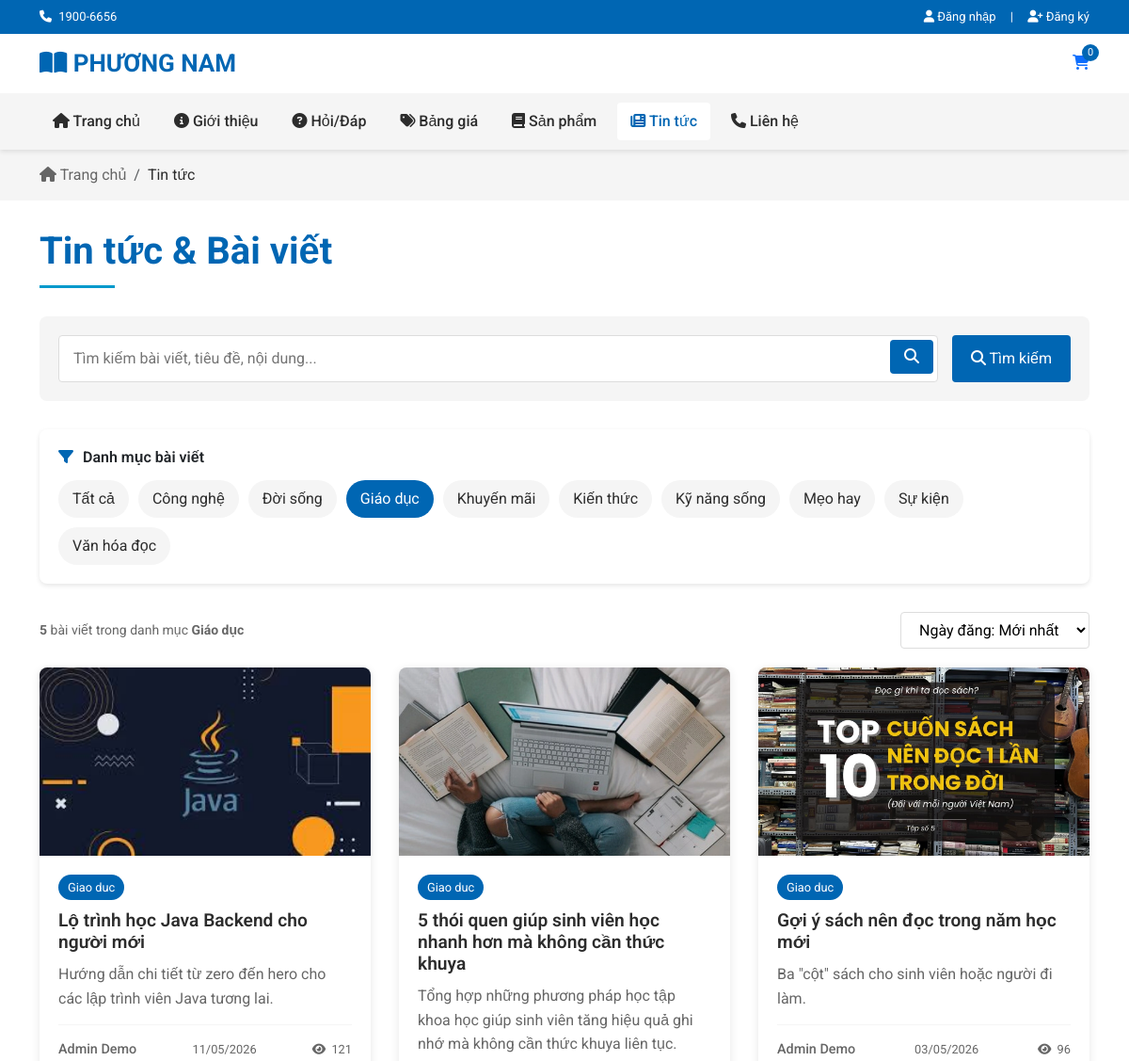
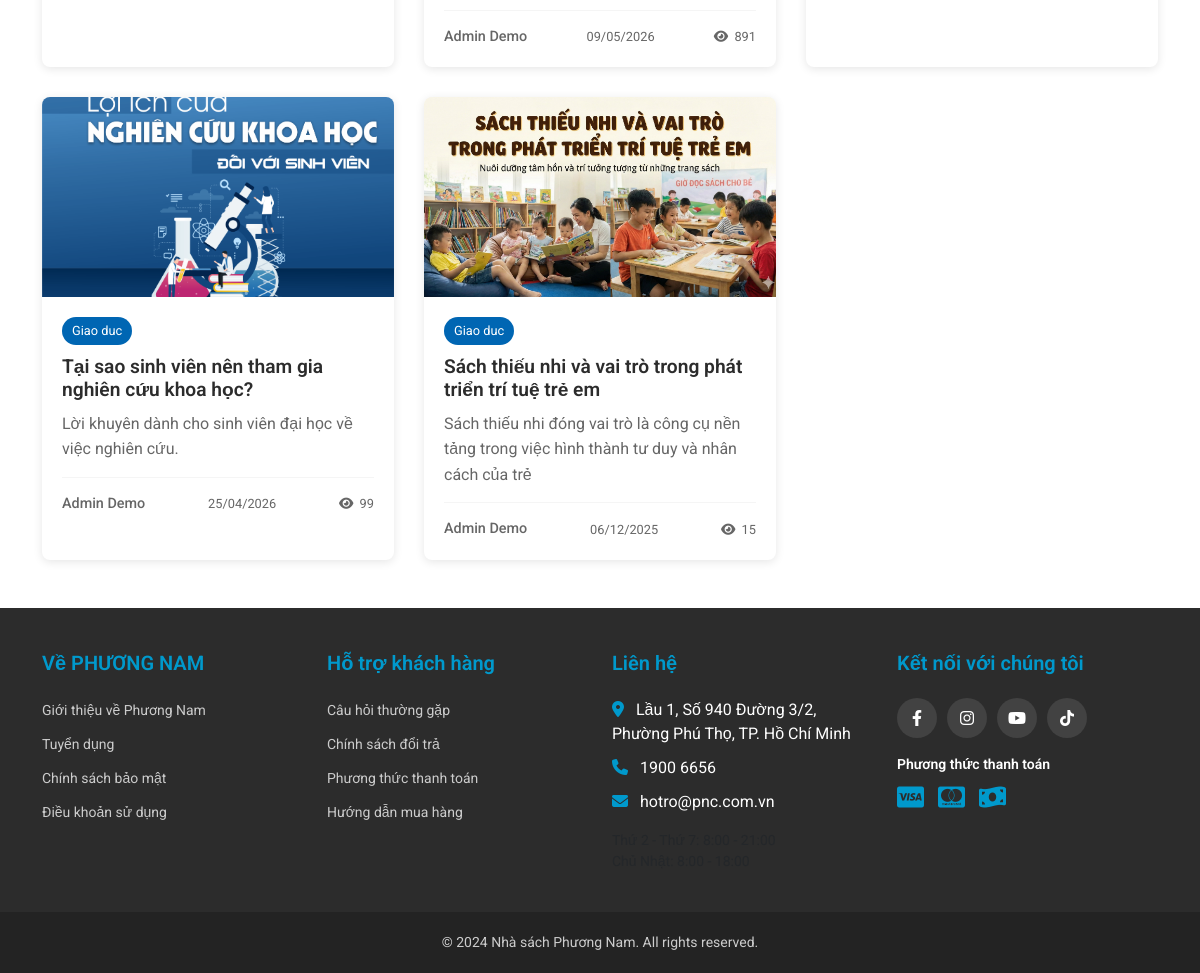
/news?category=giao-duc, run on the app's committed database (2 pictures, top to bottom).
### tables this page shows
CREATE TABLE `news` (
  `id` int(11) NOT NULL,
  `title` varchar(255) NOT NULL,
  `content` text NOT NULL,
  `summary` text DEFAULT NULL,
  `image_url` varchar(255) DEFAULT NULL,
  `category` varchar(100) DEFAULT NULL,
  `published_date` date DEFAULT NULL,
  `views` int(11) DEFAULT 0,
  `author_id` int(11) NOT NULL COMMENT 'ID của admin viết bài',
  `created_at` timestamp NOT NULL DEFAULT current_timestamp(),
  `updated_at` timestamp NOT NULL DEFAULT current_timestamp() ON UPDATE current_timestamp(),
  `slug` varchar(255) DEFAULT NULL,
  `meta_description` varchar(320) DEFAULT NULL,
  `meta_keywords` varchar(500) DEFAULT NULL
);

CREATE TABLE `users` (
  `user_id` int(11) NOT NULL,
  `password` varchar(100) NOT NULL,
  `fullname` varchar(50) NOT NULL,
  `email` varchar(100) NOT NULL,
  `phone` varchar(20) DEFAULT NULL,
  `avatar` varchar(255) DEFAULT NULL,
  `role` varchar(50) NOT NULL DEFAULT 'customer',
  `account_status` varchar(20) NOT NULL DEFAULT 'active',
  `note` text DEFAULT NULL,
  `created_date` date DEFAULT NULL
);

### app/controllers/NewsController.php (called while the page is built, shortened)
<?php
class NewsController extends Controller {
    private $newsModel;
    public function __construct() {
        $this->newsModel = $this->model('NewsModel');
    }
    public function index() {
        $search = trim($_GET['search'] ?? '');
        $category = trim($_GET['category'] ?? '');
        $sort = trim($_GET['sort'] ?? '');
        $sortForModel = $sort !== '' ? $sort : 'date-new';
        $page = isset($_GET['page']) ? (int) $_GET['page'] : 1;
        $page = max(1, $page);
        $limit = 9;
        $totalArticles = $this->newsModel->countFilteredNews([
            'search' => $search,
            'category' => $category,
        ]);
        $totalPages = $totalArticles > 0 ? (int) ceil($totalArticles / $limit) : 0;
        if ($totalPages > 0) {
            $page = min($page, $totalPages);
        } else {
            $page = 1;
        }
        $offset = ($page - 1) * $limit;
        $options = [
            'search' => $search,
            'category' => $category,
            'sort' => $sortForModel,
            'limit' => $limit,
            'offset' => $offset
        ];
        $articles = $this->newsModel->getFilteredNews($options);
        $categories = $this->newsModel->getAllCategories();
        $data = [
            'title' => 'Tin tức - ' . APP_NAME,
            'description' => 'Tin tuc moi nhat ve sach, van hoa doc va su kien tai Nha sach Phuong Nam.',
            'keywords' => 'tin tuc sach, su kien nha sach, van hoa doc',
            'ogTitle' => 'Tin tức sách - Nhà sách Phương Nam',
            'ogDescription' => 'Cap nhat tin tuc va bai viet moi nhat tai Nha sach Phuong Nam.',
            'page' => 'news',
            'news_list_page' => true,
            'articles' => $articles,
            'categories' => $categories,
            'search' => $search,
            'category' => $category,
            'sort' => $sort,
            'currentPage' => $page,
            'totalPages' => $totalPages,
            'totalArticles' => $totalArticles
        ];
        $this->view('news/index', $data);
    }
}

### app/core/App.php (called while the page is built, shortened)
<?php
class App {
    protected $method = "index";
    public function __construct() {
        $url = $this->parseURL();
        if(isset($url[0]) && !empty($url[0])) {
            $controllerFile = APP_ROOT . '/controllers/' . ucfirst($url[0]) . 'Controller.php';
            if(file_exists($controllerFile)) {
                unset($url[0]);
            } else {
                $this->redirectToLanding();
                return;
            }
        }
        $this->controller = new $this->controller;
        $this->params = $url ? array_values($url) : [];
        call_user_func_array([$this->controller, $this->method], $this->params);
    }
    private function parseURL() {
        if(isset($_GET["url"])) {
            return explode('/', filter_var(rtrim($_GET['url'], '/'), FILTER_SANITIZE_URL));
        }
        return [];
    }
}

### public/index.php (called while the page is built, shortened)
<?php
$app = new App();

### app/models/NewsModel.php (called while the page is built, shortened)
<?php
class NewsModel extends DB
{
  public function getFilteredNews($options = [])
  {
    $search = $options['search'] ?? '';
    $category = $options['category'] ?? '';
    $sort = $options['sort'] ?? 'date-new';
    $limit = $options['limit'] ?? 9;
    $offset = $options['offset'] ?? 0;
    $allowedSort = ['date-new', 'date-old', 'views', 'comments'];
    switch ($sort) {
      default:
        $orderBy = 'COALESCE(n.published_date, DATE(n.created_at)) DESC, n.id DESC';
        break;
    }
    $sql = "SELECT n.*, u.fullname AS author_name, COALESCE(c.cnt, 0) AS comment_count
            FROM news n
            LEFT JOIN users u ON n.author_id = u.user_id
            LEFT JOIN (
                SELECT news_id, COUNT(*) AS cnt FROM comments GROUP BY news_id
            ) c ON c.news_id = n.id";
    $params = [];
    $whereClauses = [];
    if (!empty($category) && $category !== 'all') {
      $whereClauses[] = "n.category = :category";
      $params[':category'] = $category;
    }
    if (count($whereClauses) > 0) {
      $sql .= " WHERE " . implode(' AND ', $whereClauses);
    }
    $sql .= " ORDER BY " . $orderBy;
    $sql .= " LIMIT " . (int)$limit . " OFFSET " . (int)$offset;
    return $this->all($sql, $params);
  }
  public function countFilteredNews($options = [])
  {
    $search = $options['search'] ?? '';
    $category = $options['category'] ?? '';
    $sql = "SELECT COUNT(*) as total FROM news n";
    $params = [];
    $whereClauses = [];
    if (!empty($category) && $category !== 'all') {
      $whereClauses[] = "n.category = :category";
      $params[':category'] = $category;
    }
    if (count($whereClauses) > 0) {
      $sql .= " WHERE " . implode(' AND ', $whereClauses);
    }
    $result = $this->single($sql, $params);
    return $result['total'] ?? 0;
  }
  public function getAllCategories()
  {
      try {
          $sql = "SELECT DISTINCT category FROM news WHERE category IS NOT NULL AND category != '' ORDER BY category";
          return $this->all($sql);
      } catch (PDOException $e) {
          return [];
      }
  }
}

### app/config/config.php (called while the page is built, shortened)
<?php
if (!function_exists('asset_url')) {
    function asset_url(string $path = ''): string {
        $base = rtrim(BASE_URL, '/') . '/';
        return $base . ltrim(str_replace('\\', '/', $path), '/');
    }
}
if (!function_exists('normalize_media_relative_path')) {
    function normalize_media_relative_path(string $path): string {
        $path = ltrim(str_replace('\\', '/', trim($path)), '/');
        if (strpos($path, 'media/') === 0) {
            return $path;
        }
        return 'media/uploads/' . $path;
    }
}
if (!function_exists('e')) {
    function e($v): string {
        return htmlspecialchars((string) $v, ENT_QUOTES, 'UTF-8');
    }
}
if (!function_exists('pn_public_image_src')) {
    function pn_public_image_src($path, $defaultRelative = null): string {
        $path = trim((string) $path);
        $norm = normalize_media_relative_path($path);
        return asset_url($norm);
    }
}
if (!function_exists('listing_http_build_query')) {
    function listing_http_build_query(array $params): string {
        $filtered = [];
        foreach ($params as $key => $value) {
            $filtered[$key] = $value;
        }
        return http_build_query($filtered, '', '&', PHP_QUERY_RFC3986);
    }
}

### app/core/DB.php (called while the page is built, shortened)
<?php
class DB {
    private $host = "localhost";
    private $username = "root";
    private $password = "";
    private $dbname = "phuongnam_db";
    private $port = 3306;
    public $con;
    public function __construct() {
        try {
            $this->con = new PDO(
                "mysql:host={$this->host};port={$this->port};dbname={$this->dbname};charset=utf8mb4",
                $this->username,
                $this->password,
                [
                    PDO::ATTR_ERRMODE => PDO::ERRMODE_EXCEPTION,
                    PDO::ATTR_DEFAULT_FETCH_MODE => PDO::FETCH_ASSOC,
                    PDO::ATTR_EMULATE_PREPARES => false,
                ]
            );
        } catch (PDOException $e) {
            die("Connection failed: " . $e->getMessage());
        }
    }
    public function query($sql, $params = []) {
        $stmt = $this->con->prepare($sql);
        $stmt->execute($params);
        return $stmt;
    }
    public function single($sql, $params = []) {
        $stmt = $this->query($sql, $params);
        return $stmt->fetch();
    }
    public function all($sql, $params = []) {
        $stmt = $this->query($sql, $params);
        return $stmt->fetchAll();
    }
}

### app/views/news/index.php (the view, shortened to what this page needs)
<?php require_once APP_ROOT . '/views/components/header.php'; ?>
<div class="breadcrumb-section">
    <div class="container">
        <nav aria-label="breadcrumb">
            <ol class="breadcrumb">
                <li class="breadcrumb-item"><a href="<?= BASE_URL ?>"><i class="fas fa-home"></i> Trang chủ</a></li>
                <li class="breadcrumb-item active" aria-current="page">Tin tức</li>
            </ol>
        </nav>
    </div>
</div>
<div class="container">
    <h1 class="page-title">Tin tức & Bài viết</h1>
    <div class="search-section">
        <form method="GET" action="<?= BASE_URL ?>news" class="search-form">
            <div class="search-input">
                <input type="text"
                       name="search"
                       placeholder="Tìm kiếm bài viết, tiêu đề, nội dung..."
                       value="<?= htmlspecialchars($search ?? '') ?>">
                <button type="submit">
                    <i class="fas fa-search"></i>
                </button>
            </div>
            <button type="submit" class="btn" style="background-color: var(--phuongnam-red); color: white; border: none; padding: 8px 20px; border-radius: 4px;">
                <i class="fas fa-search"></i> Tìm kiếm
            </button>
        </form>
    </div>
    <div class="filter-section">
        <div class="filter-title">
            <i class="fas fa-filter"></i>
            <h2 class="h6 mb-0 fw-semibold text-body">Danh mục bài viết</h2>
        </div>
        <div class="category-filter">
            <?php
            $newsCatLabels = [
                'kien-thuc' => 'Kiến thức',
                'van-hoa' => 'Văn hóa đọc',
                'giao-duc' => 'Giáo dục',
                'khuyen-mai' => 'Khuyến mãi',
                'doi-song' => 'Đời sống',
                'su-kien' => 'Sự kiện',
                'meo-hay' => 'Mẹo hay',
                'cong-nghe' => 'Công nghệ',
                'ky-nang' => 'Kỹ năng sống',
                'sach-hay' => 'Sách hay',
            ];
            $newsFilterBase = ['search' => $search ?? '', 'sort' => $sort ?? ''];
            $allNewsQs = listing_http_build_query(array_filter($newsFilterBase, static fn($v) => $v !== '' && $v !== null));
            ?>
            <a href="<?= $allNewsQs !== '' ? '?' . e($allNewsQs) : '?' ?>" class="category-btn <?= (($category ?? '') === '' || ($category ?? '') === 'all') ? 'active' : '' ?>">Tất cả</a>
            <?php foreach ($categories ?? [] as $crow): ?>
                <?php
                $slug = trim((string) ($crow['category'] ?? ''));
                $label = $newsCatLabels[$slug] ?? ucwords(str_replace('-', ' ', $slug));
                $qs = listing_http_build_query(array_merge(
                    array_filter($newsFilterBase, static fn($v) => $v !== '' && $v !== null),
                    ['category' => $slug]
                ));
                ?>
                <a href="?<?= e($qs) ?>" class="category-btn <?= ($category ?? '') === $slug ? 'active' : '' ?>"><?= e($label) ?></a>
            <?php endforeach; ?>
        </div>
    </div>
    <div class="sort-section">
        <div class="results-info">
            <strong><?= $totalArticles ?></strong> bài viết
            <?php if (!empty($category) && ($category ?? '') !== 'all'): ?>
                trong danh mục <strong><?= e($newsCatLabels[$category] ?? ucwords(str_replace('-', ' ', $category))) ?></strong>
            <?php endif; ?>
        </div>
        <div class="sort-options">
            <select name="sort" id="sortSelect" onchange="handleSortChange(this.value)">
                <option value="date-new" <?= (($sort ?? '') === '' || ($sort ?? '') === 'date-new') ? 'selected' : '' ?>>Ngày đăng: Mới nhất</option>
            </select>
        </div>
    </div>
    <?php if (!empty($articles)): ?>
        <div class="news-grid">
            <?php foreach ($articles as $article): ?>
                <a href="<?= BASE_URL ?>news/detail/<?= $article['id'] ?>" class="news-card">
                    <div class="news-image">
                        <img src="<?= e(pn_public_image_src($article['image_url'] ?? '')) ?>" alt="<?= htmlspecialchars($article['title']) ?>">
                    </div>
                    <div class="news-content">
                        <div class="news-category"><?= ucfirst(str_replace('-', ' ', ($article['category'] ?? 'Tin tức'))) ?></div>
                        <h3 class="news-title"><?= htmlspecialchars($article['title']) ?></h3>
                        <p class="news-summary"><?= htmlspecialchars($article['summary'] ?? '') ?></p>
                        <div class="news-meta">
                            <div class="news-author"><?= htmlspecialchars($article['author_name'] ?? 'Admin') ?></div>
                            <div class="news-date"><?= date('d/m/Y', strtotime($article['published_date'] ?? $article['created_at'])) ?></div>
                            <div class="news-stats">
                                <span title="Lượt xem"><i class="fas fa-eye"></i> <?= $article['views'] ?? 0 ?></span>
                            </div>
                        </div>
                    </div>
                </a>
            <?php endforeach; ?>
        </div>
    <?php endif; ?>
</div>
<?php require_once APP_ROOT . '/views/components/footer.php'; ?>

### data on the page
news: image_url (picture), category "Giao duc", title "Lộ trình học Java Backend cho người mới", summary "Hướng dẫn chi tiết từ zero đến hero cho các lập trình viên Java tương lai.", author.fullname "Admin Demo", published_date "11/05/2026", views "121"
news: image_url (picture), category "Giao duc", title "5 thói quen giúp sinh viên học nhanh hơn mà không cần thức khuya", summary "Tổng hợp những phương pháp học tập khoa học giúp sinh viên tăng hiệu quả ghi nhớ mà không cần thức khuya liên tục.", author.fullname "Admin Demo", published_date "09/05/2026", views "891"
news: image_url (picture), category "Giao duc", title "Gợi ý sách nên đọc trong năm học mới", summary "Ba \"cột\" sách cho sinh viên hoặc người đi làm.", author.fullname "Admin Demo", published_date "03/05/2026", views "96"
news: image_url (picture), category "Giao duc", title "Tại sao sinh viên nên tham gia nghiên cứu khoa học?", summary "Lời khuyên dành cho sinh viên đại học về việc nghiên cứu.", author.fullname "Admin Demo", published_date "25/04/2026", views "99"
news: image_url (picture), category "Giao duc", title "Sách thiếu nhi và vai trò trong phát triển trí tuệ trẻ em", summary "Sách thiếu nhi đóng vai trò là công cụ nền tảng trong việc hình thành tư duy và nhân cách của trẻ", author.fullname "Admin Demo", published_date+created_at "06/12/2025", views "15"

### other printed values
$headerCartBadge "0"
$label "Công nghệ"
$label "Đời sống"
$label "Giáo dục"
$label "Khuyến mãi"
$label "Kiến thức"
$label "Kỹ năng sống"
$label "Mẹo hay"
$label "Sự kiện"
$label "Văn hóa đọc"
$totalArticles "5"
$newsCatLabels[$category] "Giáo dục"
$footerAddr "Lầu 1, Số 940 Đường 3/2, Phường Phú Thọ, TP. Hồ Chí Minh"
$footerPhoneShow "1900 6656"
$footerEmail "hotro@pnc.com.vn"
